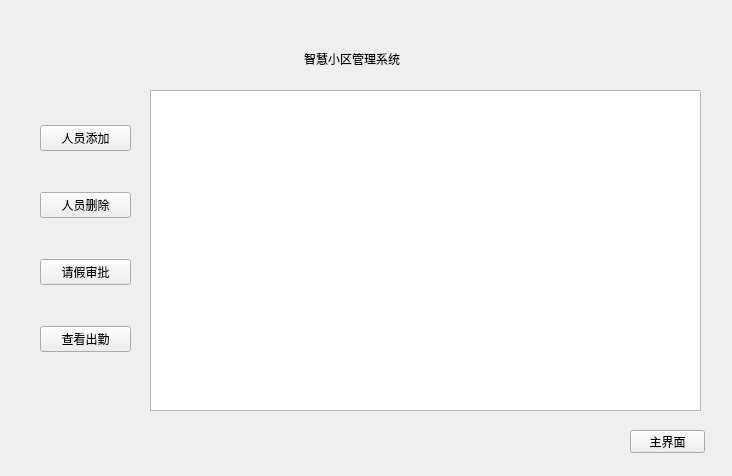
<?xml version="1.0" encoding="UTF-8"?>
<ui version="4.0">
 <class>HrManage</class>
 <widget class="QWidget" name="HrManage">
  <property name="geometry">
   <rect>
    <x>0</x>
    <y>0</y>
    <width>732</width>
    <height>476</height>
   </rect>
  </property>
  <property name="windowTitle">
   <string>人事管理</string>
  </property>
  <widget class="QWidget" name="layoutWidget">
   <property name="geometry">
    <rect>
     <x>170</x>
     <y>40</y>
     <width>364</width>
     <height>37</height>
    </rect>
   </property>
   <layout class="QHBoxLayout" name="horizontalLayout">
    <item>
     <spacer name="horizontalSpacer_1">
      <property name="orientation">
       <enum>Qt::Horizontal</enum>
      </property>
      <property name="sizeHint" stdset="0">
       <size>
        <width>40</width>
        <height>20</height>
       </size>
      </property>
     </spacer>
    </item>
    <item>
     <widget class="QLabel" name="titlelabel">
      <property name="styleSheet">
       <string notr="true">font: 65 20pt &quot;Levenim MT&quot;;</string>
      </property>
      <property name="text">
       <string>智慧小区管理系统</string>
      </property>
     </widget>
    </item>
    <item>
     <spacer name="horizontalSpacer_2">
      <property name="orientation">
       <enum>Qt::Horizontal</enum>
      </property>
      <property name="sizeHint" stdset="0">
       <size>
        <width>40</width>
        <height>20</height>
       </size>
      </property>
     </spacer>
    </item>
   </layout>
  </widget>
  <widget class="QPushButton" name="ReturnBtn">
   <property name="geometry">
    <rect>
     <x>630</x>
     <y>430</y>
     <width>75</width>
     <height>23</height>
    </rect>
   </property>
   <property name="text">
    <string>主界面</string>
   </property>
  </widget>
  <widget class="QTableView" name="tableView">
   <property name="geometry">
    <rect>
     <x>150</x>
     <y>90</y>
     <width>551</width>
     <height>321</height>
    </rect>
   </property>
  </widget>
  <widget class="QWidget" name="layoutWidget">
   <property name="geometry">
    <rect>
     <x>40</x>
     <y>90</y>
     <width>91</width>
     <height>301</height>
    </rect>
   </property>
   <layout class="QVBoxLayout" name="verticalLayout">
    <item>
     <widget class="QPushButton" name="WorkerAddBtn">
      <property name="text">
       <string>人员添加</string>
      </property>
     </widget>
    </item>
    <item>
     <widget class="QPushButton" name="WorkerDelBtn">
      <property name="text">
       <string>人员删除</string>
      </property>
     </widget>
    </item>
    <item>
     <widget class="QPushButton" name="FreeAngreeBtn">
      <property name="text">
       <string>请假审批</string>
      </property>
     </widget>
    </item>
    <item>
     <widget class="QPushButton" name="WorkerAttenBtn">
      <property name="text">
       <string>查看出勤</string>
      </property>
     </widget>
    </item>
   </layout>
  </widget>
 </widget>
 <resources/>
 <connections>
  <connection>
   <sender>ReturnBtn</sender>
   <signal>clicked()</signal>
   <receiver>HrManage</receiver>
   <slot>close()</slot>
   <hints>
    <hint type="sourcelabel">
     <x>667</x>
     <y>441</y>
    </hint>
    <hint type="destinationlabel">
     <x>365</x>
     <y>237</y>
    </hint>
   </hints>
  </connection>
 </connections>
</ui>
